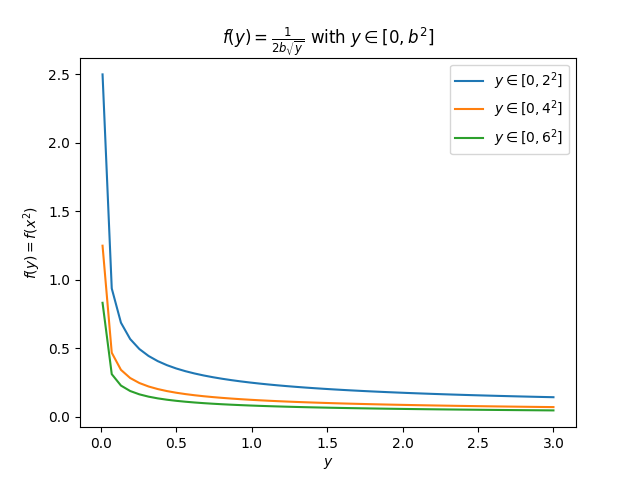

Generate this figure with Python:
import numpy as np
import matplotlib.pyplot as plt

# PDF(y=x^2)
fig1, ax1 = plt.subplots()
bounds = [2, 4, 6]
for b in bounds:
    x2 = np.linspace(0.01, 3)
    ax1.plot(x2, 1/(2*b*np.sqrt(x2)), label=rf'$y \in [0,{b}^2]$')
ax1.set_title(r'$f(y)=\frac{1}{2b\sqrt{y}}$ with $y\in[0,b^2]$')
ax1.set_xlabel(r'$y$')
ax1.set_ylabel(r'$f(y)=f(x^2)$')
ax1.legend()
fig1.savefig('T_ii.png')

# Montecarlo for T block
Nv, Nh = 4, 2
n  = Nv + Nh          # matrix size: 6x6
b  = np.sqrt(2.0)     # random_bound for param_bound=5
N_trials = 50_000

diag_vals = []
offdiag_vals = []

for _ in range(N_trials):
    X = np.random.uniform(-b, b, (n, n))
    A = X.T @ X
    T = A[Nh:, Nh:]           # bottom-right Nv x Nv block
    for i in range(Nv):
        diag_vals.append(T[i, i])
    for i in range(Nv):
        for j in range(Nv):
            if i != j:
                offdiag_vals.append(T[i, j])

diag_vals   = np.array(diag_vals)
offdiag_vals = np.array(offdiag_vals)

fig2, axes = plt.subplots(1, 2, figsize=(10, 4))

axes[0].hist(diag_vals, bins=80, density=True, color='steelblue', edgecolor='none')
axes[0].axvline(np.mean(diag_vals), color='red', linestyle='--',
                label=rf'$\mathbb{{E}}[T_{{ii}}] = {np.mean(diag_vals):.2f}$')
axes[0].set_title(r'Diagonal entries $T_{ii}$')
axes[0].set_xlabel(r'$T_{ii}$')
axes[0].set_ylabel('density')
axes[0].legend()

axes[1].hist(offdiag_vals, bins=80, density=True, color='darkorange', edgecolor='none')
axes[1].axvline(np.mean(offdiag_vals), color='red', linestyle='--',
                label=rf'$\mathbb{{E}}[T_{{ij}}] = {np.mean(offdiag_vals):.2f}$')
axes[1].set_title(r'Off-diagonal entries $T_{ij}$, $i \neq j$')
axes[1].set_xlabel(r'$T_{ij}$')
axes[1].legend()

fig2.suptitle(
    rf'$A = X^T X$, $X \sim \mathrm{{Unif}}(-b,+b)$, $b=\sqrt{{{5}}}$'
    rf' — $T$ block ($N_v={Nv}$, $N_h={Nh}$), $n={N_trials}$ trials'
)
fig2.tight_layout()
fig2.savefig('T_ii_block.png', dpi=150)
print(f'Diagonal:    mean={np.mean(diag_vals):.3f}, std={np.std(diag_vals):.3f}, '
      f'min={np.min(diag_vals):.3f}')
print(f'Off-diagonal: mean={np.mean(offdiag_vals):.3f}, std={np.std(offdiag_vals):.3f}')
